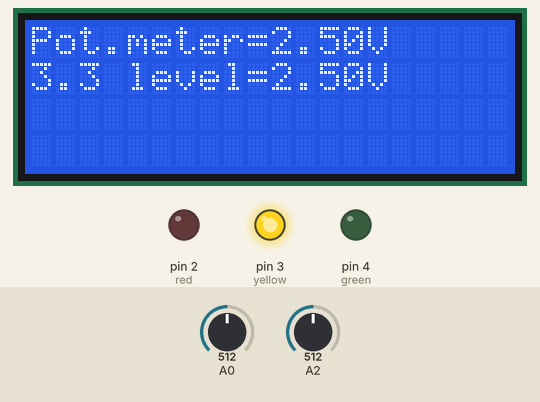
This sketch was run on a simulated Arduino Mega 2560, built with avr-gcc and run on an emulated ATmega2560. Shown: 20×4 character LCD, output pins drawn as LEDs (lit = HIGH). The inputs (shaded band) are chosen by the test bench; at power-on: A0 = 512, A2 = 512.

Above: at 13.1 s.
At 21.1 s:
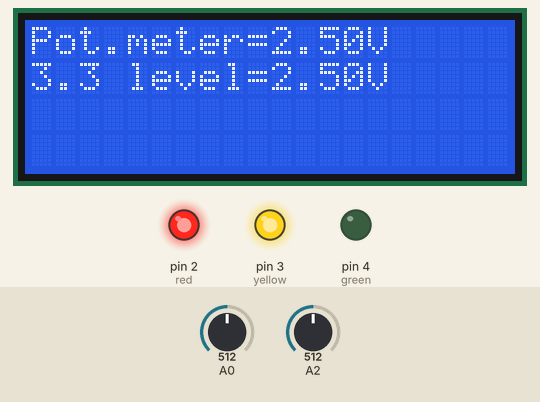
At 29.2 s:
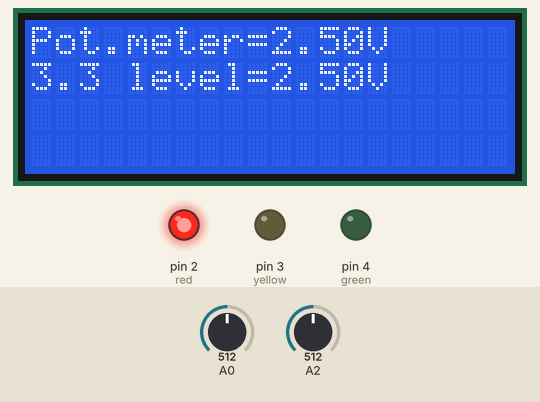
At 36.2 s:
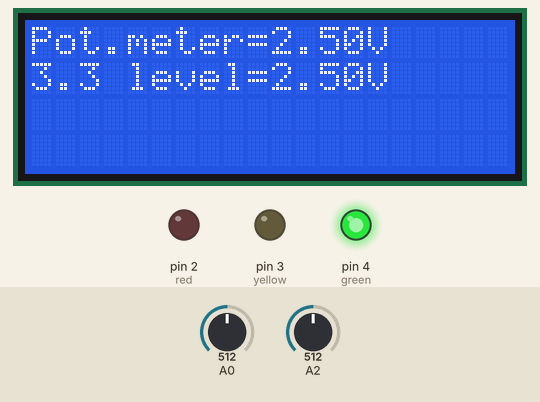
Timing chart, 0 to 40.0 s (numbered marks = the images above):
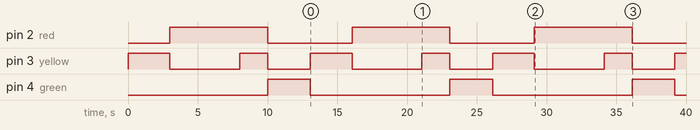

The sketch:

traffic_lights_voltage_measure.ino
```cpp
// Create traffic lights, Use red/yellow/green leds, Use register control for leds
// prints to LCD-display the voltage of potentiometer and the voltage of 3.3V pin of Mega

/*
  The circuit:
  - potentiometer
    center pin of the potentiometer to the analog input 1
    one side pin (either one) to ground
    the other side pin to +5V
  - LED
    anode (long leg) attached to digital output 13 through 220 ohm resistor
    cathode (short leg) attached to ground
*/

// include the library code:
#include <LiquidCrystal.h>

// initialize the library by associating any needed LCD interface pin
// with the arduino pin number it is connected to
const int rs = 37, en = 36, d4 = 35, d5 = 34, d6 = 33, d7 = 32;
LiquidCrystal lcd(rs, en, d4, d5, d6, d7);

int red = 2, yellow = 3, green = 4;

void setup() {
  pinMode(red, OUTPUT);
  pinMode(yellow, OUTPUT);
  pinMode(green, OUTPUT);
}
void loop() {
  //create traffic lights: yellow 3s, red 5s, red+yello 2s, green 3s.
  changeLights();

  // set up the LCD's number of columns and rows:
  lcd.begin(20, 4);

  // read the input on analog pin 1 and 2:
  int sensorValue1 = analogRead(A0);
  int sensorValue2 = analogRead(A2);

  // Convert the analog reading (which goes from 0 - 1023) to a voltage (0 - 5V):
  float voltage1 = sensorValue1 * (5.0 / 1023.0);
  // Convert the analog reading (which goes from 0 - 1023) to a voltage (0 - 3.3V):
  float voltage2 = sensorValue2 * (5.0 / 1023.0);

  // print out the value you read:
  lcd.setCursor(0, 0);
  lcd.print("Pot.meter=");
  lcd.print(voltage1);
  lcd.setCursor(14, 0);
  lcd.print("V");

  lcd.setCursor(0, 1);
  lcd.print("3.3 level=");
  lcd.print(voltage2);
  lcd.setCursor(14, 1);
  lcd.print("V");

}
void changeLights() {
  // green off, yellow on for 3 seconds
  digitalWrite(green, LOW);
  digitalWrite(yellow, HIGH);
  delay(3000);
  // turn off yellow, then turn red on for 5 seconds
  digitalWrite(yellow, LOW);
  digitalWrite(red, HIGH);
  delay(5000);
  // red and yellow on for 2 seconds (red is already on though)
  digitalWrite(yellow, HIGH);
  delay(2000);
  // turn off red and yellow, then turn on green for 3 seconds
  digitalWrite(yellow, LOW);
  digitalWrite(red, LOW);
  digitalWrite(green, HIGH);
  delay(3000);
}
```

Measured:
- by itself, pin 2 (red): alternates HIGH for 7.0 s and LOW for 6.1 s
- by itself, pin 3 (yellow): repeats every 13.1 s: LOW 5.0 s, HIGH 2.0 s, LOW 3.1 s, HIGH 3.0 s
- by itself, pin 4 (green): alternates HIGH for 3.1 s and LOW for 10.0 s
